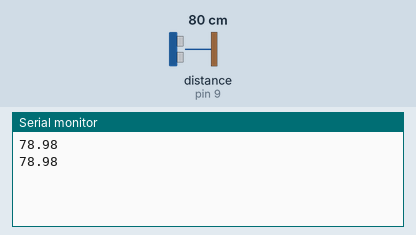
The sketch below on a simulated Arduino Uno, built with avr-gcc and run on an emulated ATmega328P. On the bench: the last lines printed to the serial monitor. Wiring (inferred from the names in the program): ultrasonic range finder: trigger pin 10; echo pin 9. The inputs (shaded band) are chosen by the test bench; at power-on: distance to the obstacle (sensor on pin 9) 80 cm. The echo pulse lasts 58.3 µs per cm.

Above: at 1.8 s.
1.9 s: distance to the obstacle (sensor on pin 9) set to 2 cm
At 2.8 s:
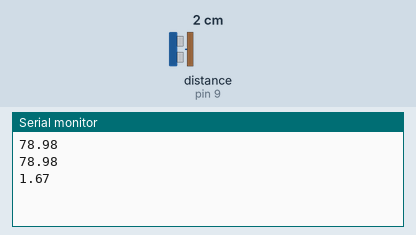
3.4 s: distance to the obstacle (sensor on pin 9) set to 4 cm
At 4.4 s:
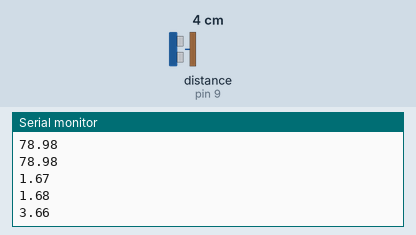
Timing chart, 0 to 6.4 s (numbered marks = the images above; inputs shaded):
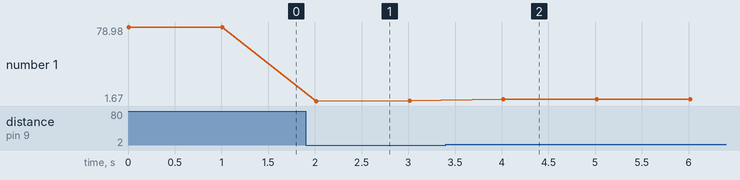

Measured:
- after the input at 1.9 s, the serial monitor: prints a new line after 0.11 s (image 1)
- after the input at 3.4 s, the serial monitor: prints a new line after 0.61 s (image 2)
- plotted number 1: 78.98 → 1.68 after the input at 1.9 s, 1.68 → 3.66 after the input at 3.4 s

The sketch:

distance.ino
```cpp
const byte trigPin=10;
const byte echoPin=9;
const int soundSpeed=340; //m/s
float temp,distance;
void setup() {

  // put your setup code here, to run once:
Serial.begin(9600);

pinMode(echoPin,INPUT);
pinMode(trigPin,OUTPUT);
digitalWrite(trigPin,LOW);
}

void loop() {
  digitalWrite(trigPin,HIGH);
  delayMicroseconds(15);
  digitalWrite(trigPin,LOW);
  temp=pulseIn(echoPin,HIGH);
  distance = temp*soundSpeed/20000. ;

  Serial.println(distance);
 delay(1000); // put your main code here, to run repeatedly:

}
```
